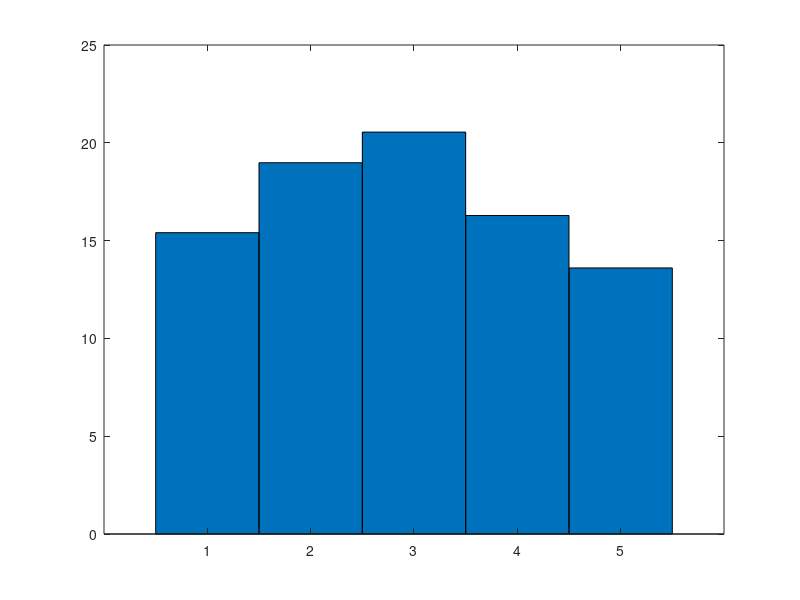
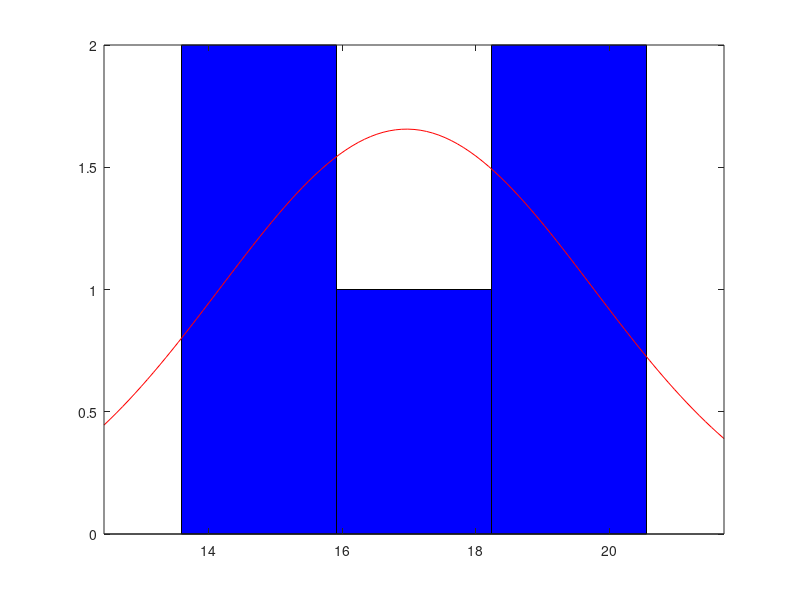

Here is the MATLAB script that generated these plots, in order: (Note: this script raises an error after producing the figures.)
load('G_Results_Cycle1.mat');

bar([1:1:5],Cycle1_G_Values,1);
figure; %To plot other graph in new window

histfit(Cycle1_G_Values);
figure; %To plot other graph in new window BUT NOT AFTER LAST PLOT

histogram(Cycle1_G_Values);


pd = fitdist(Cycle1_G_Values','Normal');    %Extracts the values of mean,standard deviation of the normal % Take __' bcz we need column vector
standard_deviation = std(pd) %Extracted Standard Deviation stored in standard_deviation
mean_value = mean(pd)   %Extracted mean stored in mean_value
variance = var(pd)  %Extracted variance stores in variance